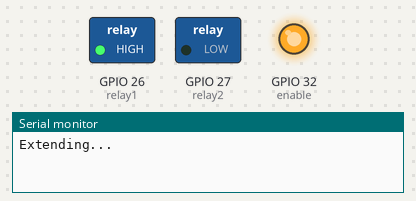
Bench run of a sketch on a simulated ESP32. On the bench: switched loads named in the sketch (green lamp = pin HIGH), output pins drawn as LEDs (lit = HIGH), the last lines printed to the serial monitor.

Above: at 2.5 s.
At 5.12 s:
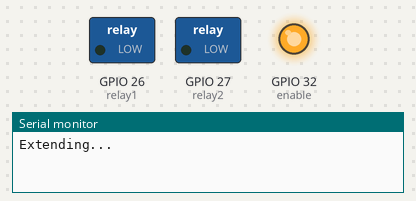
At 7.7 s:
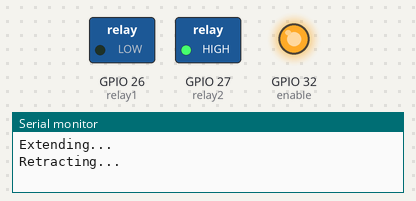
Timing chart, 0 to 13.7 s (numbered marks = the images above):
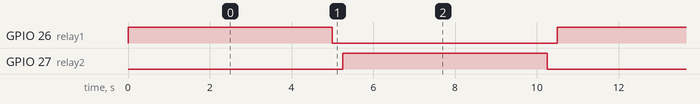

The sketch:

linear_actuator.ino
```cpp
/*
https://shiftautomation.com/control-linear-actuator-with-arduino-and-relays

*/


//We need to specify which Arduino pins are going to trigger the relays, and then set them as OUTPUT pins.
//Use constants for the relay pins in case you need to change these later
const int relay1 = 26;   //Arduino pin that triggers relay #1
const int relay2 = 27;   //Arduino pin that triggers relay #2
const int enable = 32; // GPIO 11 for linear actuator enable

int exam_flag = 0; //
void setup() {
  //Set pinMode to OUTPUT for the two relay pins
  pinMode(enable, OUTPUT);
  pinMode(relay1, OUTPUT);
  pinMode(relay2, OUTPUT);
  pinMode(enable, OUTPUT); // define enable pin as OUTPUT
  digitalWrite(enable, HIGH); // turn enable HIGH for linear actuator
  Serial.begin(115200);
}

//Helper functions
void extendActuator() {
    digitalWrite(relay1, HIGH);
    digitalWrite(relay2, LOW);
}

void retractActuator() {
    digitalWrite(relay1, LOW);
    digitalWrite(relay2, HIGH);
}

void stopActuator() {
    digitalWrite(relay1, LOW);
    digitalWrite(relay2, LOW);
}

//Test (does the linear actuator work)
//This will make the actuator extend out for 1 second, then stop for 1 second, then retract for 1 second, and then pause for 5 seconds.
void loop() {
    Serial.println("Extending...");
    extendActuator();
    delay(5000);

    stopActuator();
    delay(250);

    Serial.println("Retracting...");
    retractActuator();
    delay(5000);

    stopActuator();
    delay(250);
}

/* Trouble shooting:
If the actuator retracts when you want it to extend, swap pins
//Use constants for the relay pins in case you need to change these later
const int relay1 = 7;   //Arduino pin that triggers relay #1
const int relay2 = 6;   //Arduino pin that triggers relay #2
*/
```

Measured:
- by itself, GPIO 26 (relay1), GPIO 27 (relay2): alternates HIGH for 5.0 s and LOW for 5.5 s
- by itself, everything shown: repeats every 10.5 s, in 4 steps
